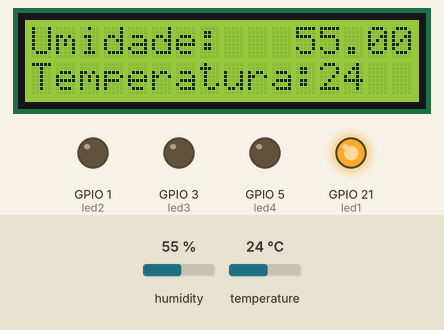
This sketch was run on a simulated ESP32. On the bench: 16×2 character LCD, output pins drawn as LEDs (lit = HIGH). Inputs (shaded band) come from the test bench; at power-on: temperature 24 °C, humidity 55 %. WiFi joins after 1.5 s; servers stay silent unless stated; what the sketch prints to the serial monitor is not drawn.

Above: at 2.8 s.
2.9 s: temperature set to 28 °C
At 6.0 s:
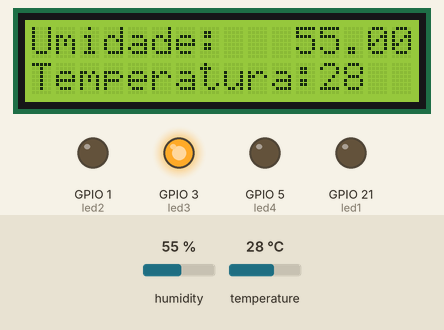
6.4 s: temperature set to 26 °C
At 8.9 s:
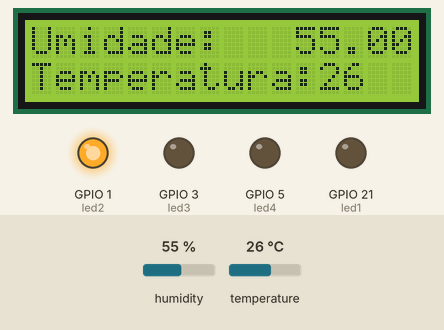
9.9 s: humidity set to 22 %
At 11.7 s:
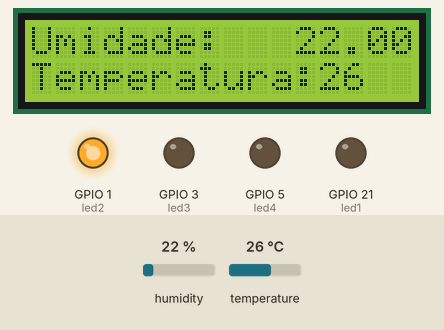
13.4 s: humidity set to 40 %
At 15.8 s:
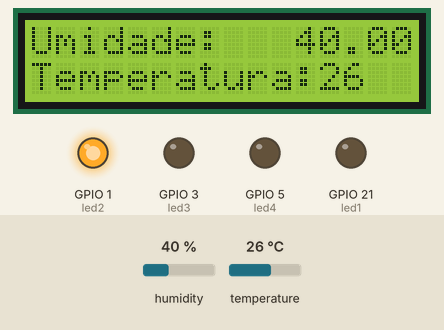
Timing chart, 0 to 17.3 s (numbered marks = the images above; inputs shaded):
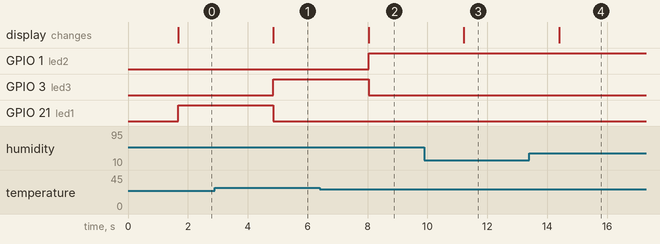

Measured:
- after the input at 2.9 s, GPIO 3 (led3): LOW → HIGH after 2.0 s; GPIO 21 (led1): HIGH → LOW after 2.0 s; the display: changes after 2.0 s (image 1)
- after the input at 6.4 s, GPIO 1 (led2): LOW → HIGH after 1.6 s; GPIO 3 (led3): HIGH → LOW after 1.6 s; the display: changes after 1.6 s (image 2)
- after the input at 9.9 s, the display: changes after 1.3 s (image 3)
- after the input at 13.4 s, the display: changes after 1.0 s (image 4)

The sketch:

teste.ino
```cpp
#include <LiquidCrystal.h>
LiquidCrystal lcd(19,23,18,17,16,15);

const int led1 = 21;
const int led2 = 1;
const int led3 = 3;
const int led4 = 5;

#include "dht.h"
const int pinoDHT = 22 ;
dht DHT;

#include "WiFi.h"
#include "FirebaseESP32.h"

#define WIFI_SSID "Vivo-Internet-BF17"
#define WIFI_PASSWORD "78814222"


#define FIREBASE_HOST "https://teste-esp-temp-default-rtdb.firebaseio.com/"
#define FIREBASE_AUTH "CHrXmBPnAFIAZfwBcSLVszBYSv2QMBgmwTL23jQu"

FirebaseData firebaseData;
FirebaseJson json;

void setup() {

   pinMode(led1, OUTPUT);
   pinMode(led2, OUTPUT);
   pinMode(led3, OUTPUT);
   pinMode(led4, OUTPUT);

   lcd.begin(16,2);

   DHT.read11(pinoDHT);
   WiFi.begin(WIFI_SSID, WIFI_PASSWORD);
   Serial.begin(9600);
   while(WiFi.status() != WL_CONNECTED)
   {
     Serial.print(".");
     delay(300);
   }
   Serial.print("Connected with IP: ");
   Serial.println(WiFi.localIP());

    Firebase.begin(FIREBASE_HOST, FIREBASE_AUTH);
    Firebase.reconnectWiFi(true);
    Firebase.setReadTimeout(firebaseData, 1000 * 60);
    Firebase.setwriteSizeLimit(firebaseData, "tiny");
    Firebase.begin(FIREBASE_HOST, FIREBASE_AUTH);
    Firebase.reconnectWiFi(true);
    Firebase.setReadTimeout(firebaseData, 1000 * 60);
    Firebase.setwriteSizeLimit(firebaseData, "tiny");

    lcd.begin(16,2);
}

void loop() {
  DHT.read11(pinoDHT);

  lcd.clear();
  lcd.setCursor(0,0);
  lcd.println("Umidade: ");
  lcd.print(DHT.humidity);
  lcd.setCursor(0,1);
  lcd.print("Temperatura:");
  lcd.print(DHT.temperature, 0);

  digitalWrite(led1, LOW);
  digitalWrite(led2, LOW);
  digitalWrite(led3, LOW);
  digitalWrite(led4, LOW);

  if (DHT.temperature <= 25) {
      digitalWrite(led1, HIGH);
  }
  else if (DHT.temperature > 25 && DHT.temperature < 27) {
      digitalWrite(led2, HIGH);
  }
  else if (DHT.temperature >= 27) {
      digitalWrite(led3, HIGH);
  }
  else
  {
    digitalWrite(led4, HIGH);
  }


  json.set("/temperatura", DHT.temperature);
  json.set("/umidade", DHT.humidity);
  Firebase.updateNode(firebaseData, "/<Emanuelly>/Sensor", json);
  delay(3000);
}
```
